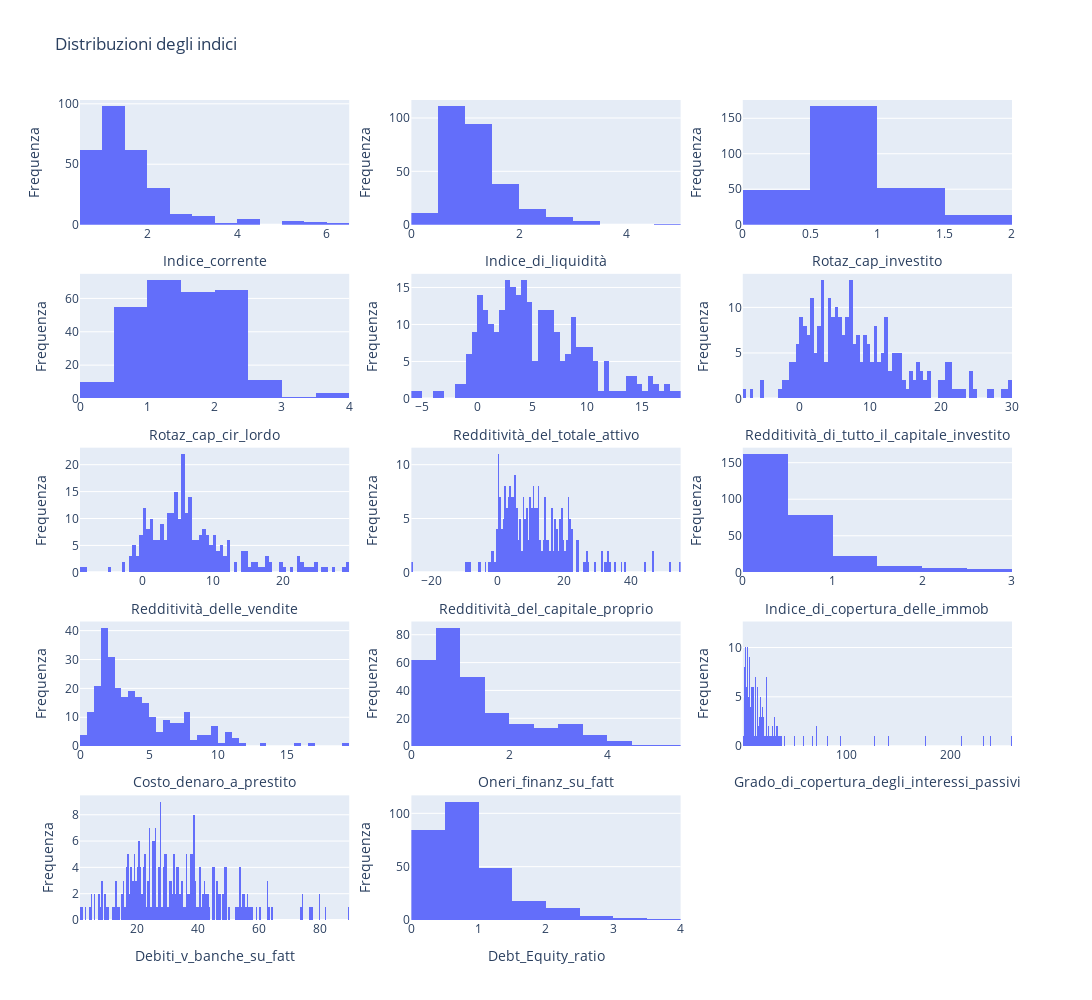

The notebook cell saved with this chart:
### Markdown cell above
#### distribuzioni delle variabili

### Code cell
# Crea una griglia 5x3 di subplot
fig = make_subplots(rows=5, cols=3)
car_indici = []
# Cicla attraverso le colonne a partire dalla 7a
for idx, col_name in enumerate(df.columns[7:]):
    # Calcola la riga e la colonna corrispondenti nella griglia 5x3
    row = idx // 3 + 1
    col = idx % 3 + 1

    # Aggiungi un grafico a questa posizione
    histogram = px.histogram(df, x=col_name, nbins=1000)
    fig.add_trace(histogram.data[0], row=row, col=col)

    # Aggiungi titoli agli assi x e y
    fig.update_xaxes(title_text=col_name, row=row, col=col)
    fig.update_yaxes(title_text='Frequenza', row=row, col=col)

    #calcola media, min, max, dev std, 
    car_indici.append({
        'indice' : col_name,
        'media'  : df[col_name].mean(),
        'min'    : df[col_name].min(),
        'max'    : df[col_name].max(),
        'dev std': df[col_name].std(),
        'curtosi': df[col_name].kurtosis(),
        
    })

# Aggiungi un layout per personalizzare il titolo e le dimensioni
fig.update_layout(
    title='Distribuzioni degli indici',
    height=1000,  # Imposta l'altezza della griglia
    width=1200    # Imposta la larghezza della griglia
)

# Visualizza la griglia
fig.show()

### Figure 1 — Plotly figure (JSON) as saved in the notebook; plotly's stock layout.template omitted (floating-point values rounded to 4 significant figures; data arrays with more than 128 entries replaced by an {"elided": "..."} marker saying what was removed)
{"data": [{"alignmentgroup": "True", "bingroup": "x", "hovertemplate": "Indice_corrente=%{x}<br>count=%{y}<extra></extra>", "legendgroup": "", "marker": {"color": "#636efa", "pattern": {"shape": ""}}, "name": "", "nbinsx": 1000, "offsetgroup": "", "orientation": "v", "showlegend": false, "type": "histogram", "x": {"elided": "280 float values"}, "xaxis": "x", "yaxis": "y"}, {"alignmentgroup": "True", "bingroup": "x", "hovertemplate": "Indice_di_liquidità=%{x}<br>count=%{y}<extra></extra>", "legendgroup": "", "marker": {"color": "#636efa", "pattern": {"shape": ""}}, "name": "", "nbinsx": 1000, "offsetgroup": "", "orientation": "v", "showlegend": false, "type": "histogram", "x": {"elided": "280 float values"}, "xaxis": "x2", "yaxis": "y2"}, {"alignmentgroup": "True", "bingroup": "x", "hovertemplate": "Rotaz_cap_investito=%{x}<br>count=%{y}<extra></extra>", "legendgroup": "", "marker": {"color": "#636efa", "pattern": {"shape": ""}}, "name": "", "nbinsx": 1000, "offsetgroup": "", "orientation": "v", "showlegend": false, "type": "histogram", "x": {"elided": "280 float values"}, "xaxis": "x3", "yaxis": "y3"}, {"alignmentgroup": "True", "bingroup": "x", "hovertemplate": "Rotaz_cap_cir_lordo=%{x}<br>count=%{y}<extra></extra>", "legendgroup": "", "marker": {"color": "#636efa", "pattern": {"shape": ""}}, "name": "", "nbinsx": 1000, "offsetgroup": "", "orientation": "v", "showlegend": false, "type": "histogram", "x": {"elided": "280 float values"}, "xaxis": "x4", "yaxis": "y4"}, {"alignmentgroup": "True", "bingroup": "x", "hovertemplate": "Redditività_del_totale_attivo=%{x}<br>count=%{y}<extra></extra>", "legendgroup": "", "marker": {"color": "#636efa", "pattern": {"shape": ""}}, "name": "", "nbinsx": 1000, "offsetgroup": "", "orientation": "v", "showlegend": false, "type": "histogram", "x": {"elided": "280 float values"}, "xaxis": "x5", "yaxis": "y5"}, {"alignmentgroup": "True", "bingroup": "x", "hovertemplate": "Redditività_di_tutto_il_capitale_investito=%{x}<br>count=%{y}<extra></extra>", "legendgroup": "", "marker": {"color": "#636efa", "pattern": {"shape": ""}}, "name": "", "nbinsx": 1000, "offsetgroup": "", "orientation": "v", "showlegend": false, "type": "histogram", "x": {"elided": "280 float values"}, "xaxis": "x6", "yaxis": "y6"}, {"alignmentgroup": "True", "bingroup": "x", "hovertemplate": "Redditività_delle_vendite=%{x}<br>count=%{y}<extra></extra>", "legendgroup": "", "marker": {"color": "#636efa", "pattern": {"shape": ""}}, "name": "", "nbinsx": 1000, "offsetgroup": "", "orientation": "v", "showlegend": false, "type": "histogram", "x": {"elided": "280 float values"}, "xaxis": "x7", "yaxis": "y7"}, {"alignmentgroup": "True", "bingroup": "x", "hovertemplate": "Redditività_del_capitale_proprio=%{x}<br>count=%{y}<extra></extra>", "legendgroup": "", "marker": {"color": "#636efa", "pattern": {"shape": ""}}, "name": "", "nbinsx": 1000, "offsetgroup": "", "orientation": "v", "showlegend": false, "type": "histogram", "x": {"elided": "280 float values"}, "xaxis": "x8", "yaxis": "y8"}, {"alignmentgroup": "True", "bingroup": "x", "hovertemplate": "Indice_di_copertura_delle_immob=%{x}<br>count=%{y}<extra></extra>", "legendgroup": "", "marker": {"color": "#636efa", "pattern": {"shape": ""}}, "name": "", "nbinsx": 1000, "offsetgroup": "", "orientation": "v", "showlegend": false, "type": "histogram", "x": {"elided": "280 float values"}, "xaxis": "x9", "yaxis": "y9"}, {"alignmentgroup": "True", "bingroup": "x", "hovertemplate": "Costo_denaro_a_prestito=%{x}<br>count=%{y}<extra></extra>", "legendgroup": "", "marker": {"color": "#636efa", "pattern": {"shape": ""}}, "name": "", "nbinsx": 1000, "offsetgroup": "", "orientation": "v", "showlegend": false, "type": "histogram", "x": {"elided": "280 float values"}, "xaxis": "x10", "yaxis": "y10"}, {"alignmentgroup": "True", "bingroup": "x", "hovertemplate": "Oneri_finanz_su_fatt=%{x}<br>count=%{y}<extra></extra>", "legendgroup": "", "marker": {"color": "#636efa", "pattern": {"shape": ""}}, "name": "", "nbinsx": 1000, "offsetgroup": "", "orientation": "v", "showlegend": false, "type": "histogram", "x": {"elided": "280 float values"}, "xaxis": "x11", "yaxis": "y11"}, {"alignmentgroup": "True", "bingroup": "x", "hovertemplate": "Grado_di_copertura_degli_interessi_passivi=%{x}<br>count=%{y}<extra></extra>", "legendgroup": "", "marker": {"color": "#636efa", "pattern": {"shape": ""}}, "name": "", "nbinsx": 1000, "offsetgroup": "", "orientation": "v", "showlegend": false, "type": "histogram", "x": {"elided": "280 float values"}, "xaxis": "x12", "yaxis": "y12"}, {"alignmentgroup": "True", "bingroup": "x", "hovertemplate": "Debiti_v_banche_su_fatt=%{x}<br>count=%{y}<extra></extra>", "legendgroup": "", "marker": {"color": "#636efa", "pattern": {"shape": ""}}, "name": "", "nbinsx": 1000, "offsetgroup": "", "orientation": "v", "showlegend": false, "type": "histogram", "x": {"elided": "280 float values"}, "xaxis": "x13", "yaxis": "y13"}, {"alignmentgroup": "True", "bingroup": "x", "hovertemplate": "Debt_Equity_ratio=%{x}<br>count=%{y}<extra></extra>", "legendgroup": "", "marker": {"color": "#636efa", "pattern": {"shape": ""}}, "name": "", "nbinsx": 1000, "offsetgroup": "", "orientation": "v", "showlegend": false, "type": "histogram", "x": {"elided": "280 float values"}, "xaxis": "x14", "yaxis": "y14"}], "layout": {"height": 1000, "title": {"text": "Distribuzioni degli indici"}, "width": 1200, "xaxis": {"anchor": "y", "domain": [0, 0.2889], "title": {"text": "Indice_corrente"}}, "xaxis10": {"anchor": "y10", "domain": [0, 0.2889], "title": {"text": "Costo_denaro_a_prestito"}}, "xaxis11": {"anchor": "y11", "domain": [0.3556, 0.6444], "title": {"text": "Oneri_finanz_su_fatt"}}, "xaxis12": {"anchor": "y12", "domain": [0.7111, 1], "title": {"text": "Grado_di_copertura_degli_interessi_passivi"}}, "xaxis13": {"anchor": "y13", "domain": [0, 0.2889], "title": {"text": "Debiti_v_banche_su_fatt"}}, "xaxis14": {"anchor": "y14", "domain": [0.3556, 0.6444], "title": {"text": "Debt_Equity_ratio"}}, "xaxis15": {"anchor": "y15", "domain": [0.7111, 1]}, "xaxis2": {"anchor": "y2", "domain": [0.3556, 0.6444], "title": {"text": "Indice_di_liquidità"}}, "xaxis3": {"anchor": "y3", "domain": [0.7111, 1], "title": {"text": "Rotaz_cap_investito"}}, "xaxis4": {"anchor": "y4", "domain": [0, 0.2889], "title": {"text": "Rotaz_cap_cir_lordo"}}, "xaxis5": {"anchor": "y5", "domain": [0.3556, 0.6444], "title": {"text": "Redditività_del_totale_attivo"}}, "xaxis6": {"anchor": "y6", "domain": [0.7111, 1], "title": {"text": "Redditività_di_tutto_il_capitale_investito"}}, "xaxis7": {"anchor": "y7", "domain": [0, 0.2889], "title": {"text": "Redditività_delle_vendite"}}, "xaxis8": {"anchor": "y8", "domain": [0.3556, 0.6444], "title": {"text": "Redditività_del_capitale_proprio"}}, "xaxis9": {"anchor": "y9", "domain": [0.7111, 1], "title": {"text": "Indice_di_copertura_delle_immob"}}, "yaxis": {"anchor": "x", "domain": [0.848, 1], "title": {"text": "Frequenza"}}, "yaxis10": {"anchor": "x10", "domain": [0.212, 0.364], "title": {"text": "Frequenza"}}, "yaxis11": {"anchor": "x11", "domain": [0.212, 0.364], "title": {"text": "Frequenza"}}, "yaxis12": {"anchor": "x12", "domain": [0.212, 0.364], "title": {"text": "Frequenza"}}, "yaxis13": {"anchor": "x13", "domain": [0, 0.152], "title": {"text": "Frequenza"}}, "yaxis14": {"anchor": "x14", "domain": [0, 0.152], "title": {"text": "Frequenza"}}, "yaxis15": {"anchor": "x15", "domain": [0, 0.152]}, "yaxis2": {"anchor": "x2", "domain": [0.848, 1], "title": {"text": "Frequenza"}}, "yaxis3": {"anchor": "x3", "domain": [0.848, 1], "title": {"text": "Frequenza"}}, "yaxis4": {"anchor": "x4", "domain": [0.636, 0.788], "title": {"text": "Frequenza"}}, "yaxis5": {"anchor": "x5", "domain": [0.636, 0.788], "title": {"text": "Frequenza"}}, "yaxis6": {"anchor": "x6", "domain": [0.636, 0.788], "title": {"text": "Frequenza"}}, "yaxis7": {"anchor": "x7", "domain": [0.424, 0.576], "title": {"text": "Frequenza"}}, "yaxis8": {"anchor": "x8", "domain": [0.424, 0.576], "title": {"text": "Frequenza"}}, "yaxis9": {"anchor": "x9", "domain": [0.424, 0.576], "title": {"text": "Frequenza"}}}}
